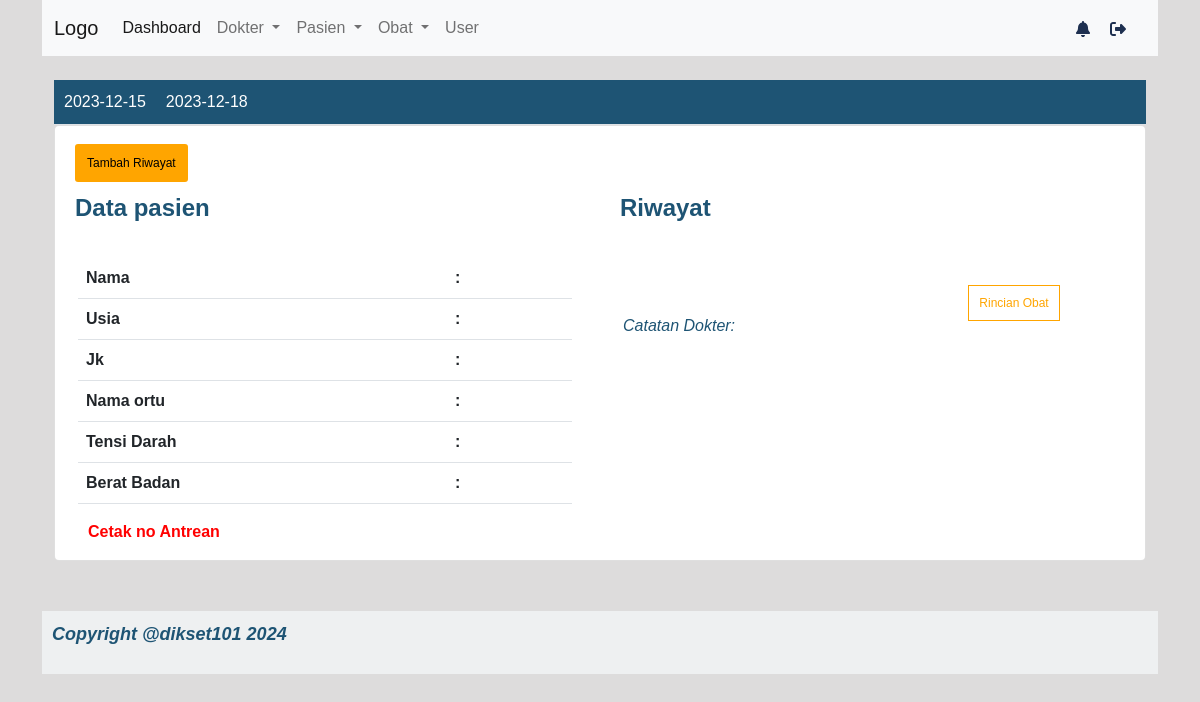
Screenshot of /index.php?page=my_profile&module=pendaftaran&action=riwayat_pasien&id_pasien=21 with the database file from the repository.
### tables this page shows
CREATE TABLE `riwayat_pasien` (
  `id_riwayatP` int(11) NOT NULL,
  `id_pasien` int(11) NOT NULL,
  `tgl_berobat` date NOT NULL,
  `berat_badan` varchar(50) NOT NULL,
  `tensi_darah` varchar(50) NOT NULL,
  `usia` int(10) NOT NULL,
  `catatan` text NOT NULL,
  `jenis_sakit` varchar(227) NOT NULL
);

### module/pendaftaran/riwayat_pasien.php (the view, shortened to what this page needs)
<?php
include_once './function/koneksi.php';
$id_pasien = isset($_GET['id_pasien']) ? $_GET['id_pasien'] : false;
$id_riwayat = isset($_GET['id_riwayatP']) ? $_GET['id_riwayatP'] : false;
?>
<div class="tabs mt-4">
    <nav>
        <div class=" nav nav-tabs" id="nav-tab" role="tablist" style="background: #1e5474;">
            <?php
            $query = mysqli_query(
                $koneksi,
                "SELECT riwayat_pasien.id_riwayatP,riwayat_pasien.id_pasien, riwayat_pasien.tgl_berobat,riwayat_pasien.usia,riwayat_pasien.tensi_darah,riwayat_pasien.berat_badan,riwayat_pasien.catatan,riwayat_pasien.jenis_sakit, pasien.nama,  pasien.jk, pasien.nama_ortu
                  FROM riwayat_pasien
                  JOIN pasien ON riwayat_pasien.id_pasien = pasien.id_pasien "
            );
            ?>
            <?php
            $nama = "";
            $usia = "";
            $jk = "";
            $ortu = "";
            $tensi_darah = "";
            $berat_badan = "";
            $id_riwayatP = "";
            $tgl_berobat = "";
            foreach ($query as $row) : ?>
                <?php if ($id_pasien == $row['id_pasien']) : ?>
                    <a <?php if ($id_riwayat == $row['id_riwayatP']) {
                            echo "class='nav-link active'";
                        } ?> href="<?php echo BASE_URL . "index.php?page=my_profile&module=pendaftaran&action=riwayat_pasien&id_pasien=$id_pasien&id_riwayatP=$row[id_riwayatP]" ?>"><?php echo $row['tgl_berobat']; ?>
                    </a>
                <?php endif; ?>
            <?php endforeach; ?>
        </div>
    </nav>
    <div class="content">
        <div class="container">
            <div class="row">
                <div class="card" style="border-radius: 5px;">
                    <div class="row ">
                        <div class=" col-4 m-2 mt-4 btn-action">
                            <a href=" <?php echo BASE_URL . "index.php? page=my_profile&module=riwayat&action=form" ?>">Tambah Riwayat</a>
                        </div>
                    </div>
                    <div class="row">
                        <div class="col-6">
                            <div class="card-title m-2">
                                <p><span>Data pasien</span></p>
                            </div>
                            <div class="card-body mt-2" style="margin-left:-5px">
                                <table class="table">
                                    <tbody>
                                        <tr>
                                            <th scope="row">Nama </td>
                                            <th> : </td>
                                            <td><?php echo $nama; ?></td>
                                        </tr>
                                        <tr>
                                            <th scope="row">Usia </td>
                                            <th> : </td>
                                            <td><?php echo $usia; ?></td>
                                        </tr>
                                        <tr>
                                            <th scope="row">Jk </td>
                                            <th> : </td>
                                            <td><?php echo $jk; ?></td>
                                        </tr>
                                        <tr>
                                            <th scope="row">Nama ortu </td>
                                            <th> : </td>
                                            <td><?php echo $ortu; ?></td>
                                        </tr>
                                        <tr>
                                            <th scope="row">Tensi Darah </td>
                                            <th> : </td>
                                            <td><?php echo $tensi_darah; ?></td>
                                        </tr>
                                        <tr>
                                            <th scope="row">Berat Badan </td>
                                            <th> : </td>
                                            <td><?php echo $berat_badan; ?></td>
                                        </tr>
                                    </tbody>
                                </table>
                                <div class="nomor_antrean">
                                    <a target="_blank" style=" color:red; font-weight:bold" href=" <?php echo BASE_URL . "nomor_antrean.php?id_riwayatP=$id_riwayatP&tgl_berobat=$tgl_berobat" ?>">Cetak no Antrean</a>
                                </div>
                            </div>
                        </div>
                        <div class="col-6">
                            <div class="card-title m-2">
                                <p><span>Riwayat</span></p>
                            </div>
                            <div class="card-body mt-5" style="margin-left:-5px; text-align:justify;">
                                <div class="row">
                                    <div class="col-8">
                                    </div>
                                    <div class="col-4">
                                        <a class="btn-obat" href="<?php echo BASE_URL . "index.php?page=my_profile&module=obat&action=data_obat" ?>">Rincian Obat</a>
                                    </div>
                                </div>
                                <p><i>Catatan Dokter:</i></p>
                            </div>
                        </div>
                    </div>
                </div>
            </div>
        </div>
    </div>
</div>

### assets/css/style.css (style rules this page uses)
body { background: rgb(221, 220, 220); font-family: Arial, Helvetica, sans-serif; font-size: 16px; color: #1e5474; }
a { text-decoration: none; }
p span { font-size: 24px; font-weight: 600; }
.card .card-title { font-size: 24px; }
.card .card-body { margin-top: -80px; margin-left: 100px; }
.tabs a { padding: 10px; color: white; }
.tabs .btn-obat { border: 1px solid orange; color: orange; font-size: 12px; }
.btn-action a { background-color: orange; margin-top: 30px; font-size: 12px; border-radius: 3px; color: black; padding: 12px; }

### rows the page displays
riwayat_pasien: tgl_berobat "2023-12-15"
riwayat_pasien: tgl_berobat "2023-12-18"
